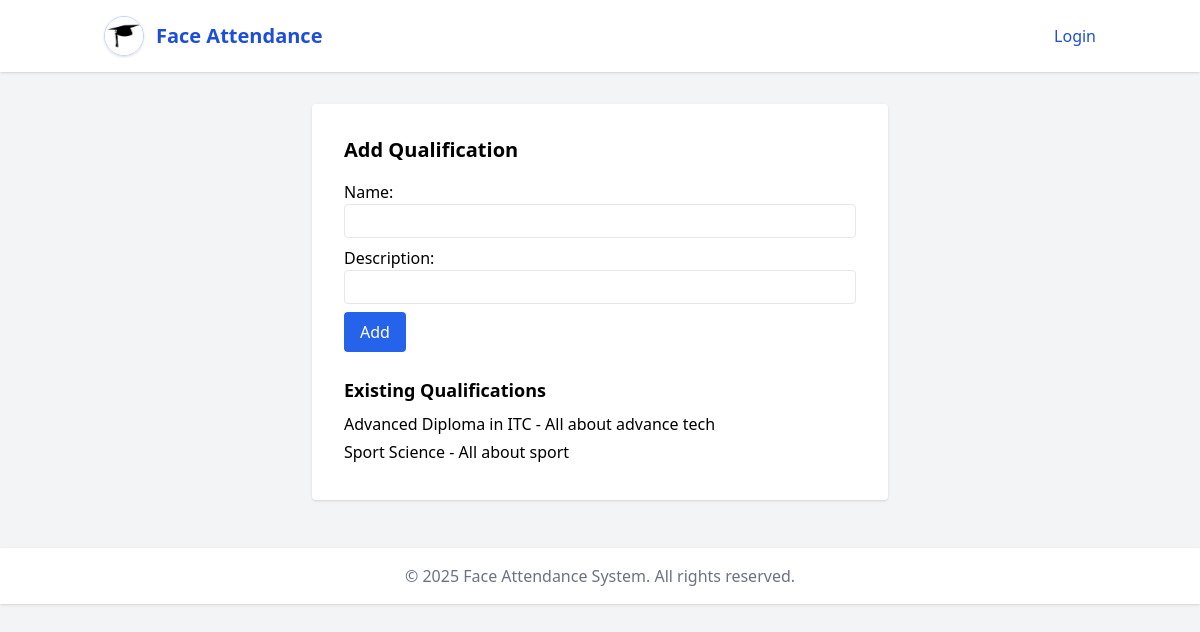
Screenshot of /qualifications (signed in) with the database file from the repository.
### models.py (models this page shows)
class Qualification(db.Model):
    id = db.Column(db.Integer, primary_key=True)
    name = db.Column(db.String(128), unique=True, nullable=False)
    description = db.Column(db.String(256))

### app.py (the view, shortened to what this page needs)
@app.route('/qualifications', methods=['GET', 'POST'])
@login_required(role='admin')
def manage_qualifications():
    from flask import render_template, request, redirect, url_for
    import datetime
    current_year = datetime.datetime.now().year
    error = None
    qualifications = Qualification.query.all()
    return render_template('qualifications.html', qualifications=qualifications, error=error, current_year=current_year)

### app.py (called while the page is built)
def login_required(role=None):
    def decorator(f):
        @wraps(f)
        def decorated_function(*args, **kwargs):
            if 'user' not in session:
                return redirect(url_for('login'))
            if role and session.get('role') != role:
                return redirect(url_for('login'))
            return f(*args, **kwargs)
        return decorated_function
    return decorator

### templates/qualifications.html (shortened to what this page needs)
{% extends "base.html" %}
{% block content %}
<div class="max-w-xl mx-auto mt-8 p-8 bg-white rounded shadow">
    <h2 class="text-xl font-bold mb-4">Add Qualification</h2>
    <form method="POST">
        <label>Name:</label>
        <input type="text" name="name" required class="border rounded px-2 py-1 w-full mb-2">
        <label>Description:</label>
        <input type="text" name="description" class="border rounded px-2 py-1 w-full mb-2">
        <button type="submit" class="bg-blue-600 text-white px-4 py-2 rounded">Add</button>
    </form>
    <h3 class="text-lg font-semibold mt-6 mb-2">Existing Qualifications</h3>
    <ul>
        {% for q in qualifications %}
        <li class="mb-1">{{ q.name }} - {{ q.description }}</li>
        {% endfor %}
    </ul>
</div>
{% endblock %}

### rows the page displays
Qualification: name "Advanced Diploma in ITC", description "All about advance tech"
Qualification: name "Sport Science", description "All about sport"
